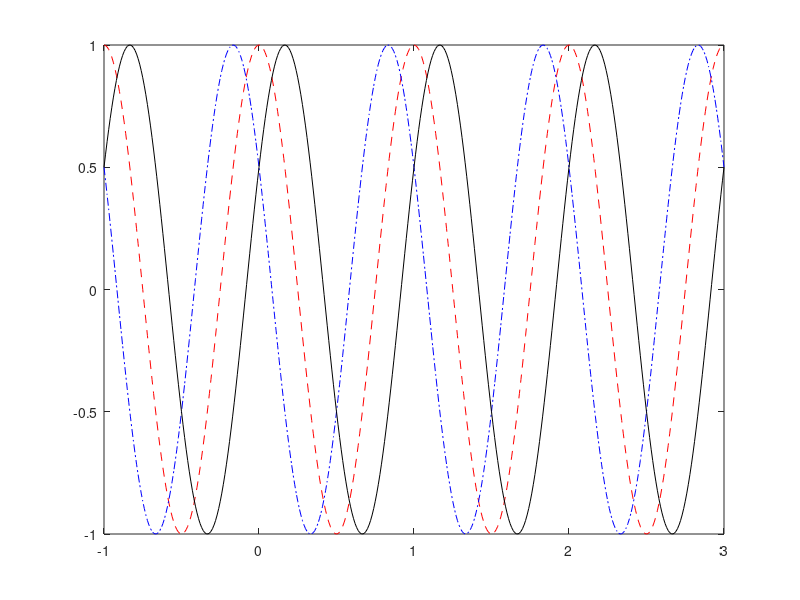

Reproduce this figure in MATLAB.
t=-1:0.01:3;
A=1;
f0=1;
phi=[0, pi/3, -pi/3];

x0=A*cos(2*pi*f0*t + phi(1));
x1=A*cos(2*pi*f0*t + phi(2));
x2=A*cos(2*pi*f0*t + phi(3));

axis([-1 3 -1.2 1.2])
plot(t, x0, '--r', t, x1, '-.b', t, x2, 'k');